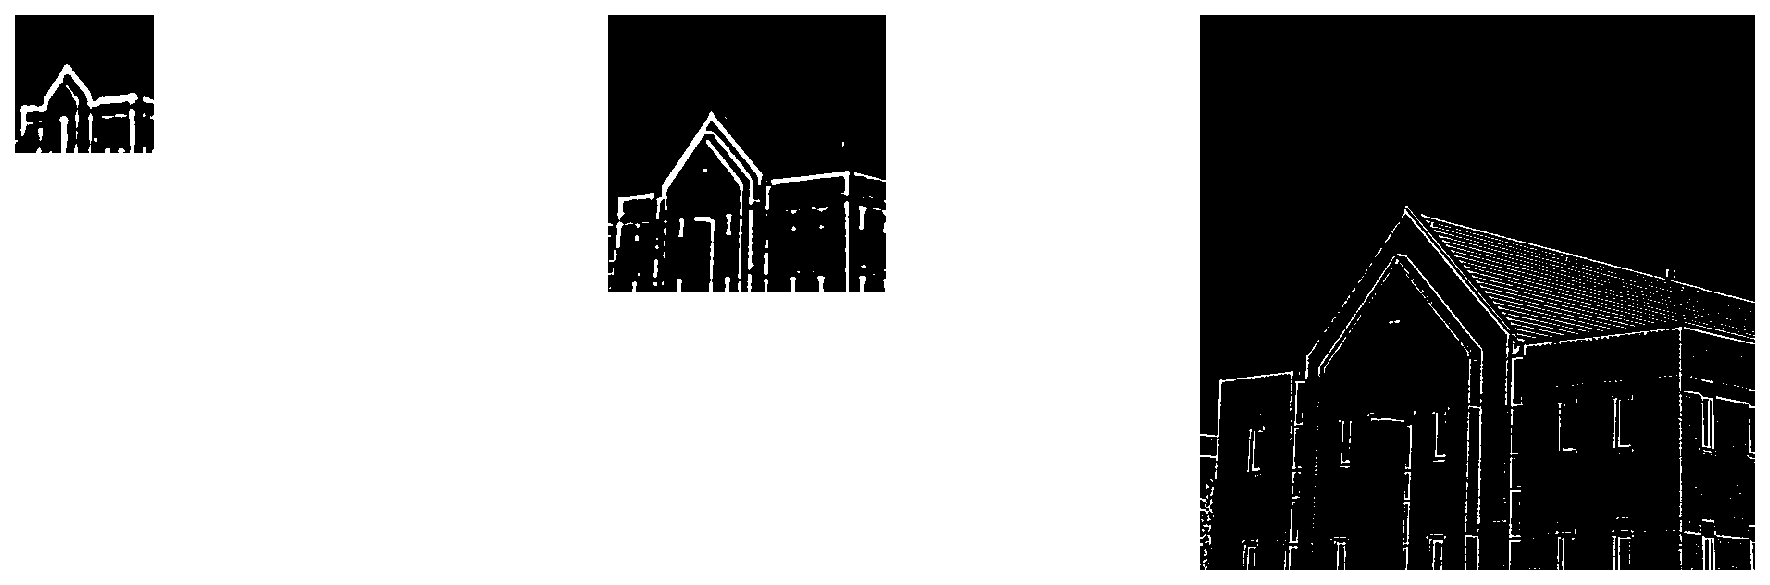

This chart was generated by the following Python code:
"""Figure 12.58 - Difference of Gaussians."""

from __future__ import annotations

import os
import numpy as np
import matplotlib.pyplot as plt
from scipy import ndimage
from libDIPUM.data_path import dip_data


def gaussian_kernel(size: int, sigma: float) -> np.ndarray:
    size = int(size)
    if size < 1:
        size = 1
    # Match fspecial-style centered kernel for odd/even sizes.
    r = (size - 1) / 2.0
    x = np.linspace(-r, r, size)
    y = np.linspace(-r, r, size)
    xx, yy = np.meshgrid(x, y)
    k = np.exp(-(xx**2 + yy**2) / (2.0 * sigma * sigma))
    s = k.sum()
    if s != 0:
        k = k / s
    return k


def im2uint8_from_double(a: np.ndarray) -> np.ndarray:
    # MATLAB im2uint8 behavior for double input: clamp to [0,1], then scale.
    return np.uint8(np.clip(a, 0.0, 1.0) * 255.0)


def im2double(a: np.ndarray) -> np.ndarray:
    arr = np.asarray(a)
    if np.issubdtype(arr.dtype, np.floating):
        out = arr.astype(np.float64)
        # Defensive normalization for float images encoded in [0,255].
        if out.size and out.max() > 1.0:
            out = out / 255.0
        return out
    if np.issubdtype(arr.dtype, np.integer):
        info = np.iinfo(arr.dtype)
        if info.min < 0:
            return (arr.astype(np.float64) - info.min) / (info.max - info.min)
        return arr.astype(np.float64) / info.max
    if arr.dtype == np.bool_:
        return arr.astype(np.float64)
    return arr.astype(np.float64)


print("Running Figure1258...")

# Parameters
k = np.sqrt(2.0)
sdev = k / 2.0
T = 3

# Data
img_path = dip_data('building-600by600.tif')
f1 = plt.imread(img_path)
if f1.ndim == 3:
    f1 = f1[..., 0]
f1 = im2double(f1)

nr, nc = f1.shape
f2 = f1[::2, ::2]
f3 = f2[::2, ::2]

# Octave 1
sig = np.zeros(5, dtype=np.float64)
sig[0] = sdev
sig[1] = k * sig[0]
for i in range(2, 5):
    sig[i] = k * sig[i - 1]

oct1 = np.zeros((f1.shape[0], f1.shape[1], 5), dtype=np.float64)
for i in range(5):
    w = gaussian_kernel(int(np.ceil(6 * sig[i])), sig[i])
    oct1[:, :, i] = ndimage.convolve(f1, w, mode="nearest")

# Octave 2
sig[0] = 2 * sdev
sig[1] = k * sig[0]
for i in range(2, 5):
    sig[i] = k * sig[i - 1]

oct2 = np.zeros((f2.shape[0], f2.shape[1], 5), dtype=np.float64)
for i in range(5):
    w = gaussian_kernel(int(np.ceil(6 * sig[i])), sig[i])
    oct2[:, :, i] = ndimage.convolve(f2, w, mode="nearest")

# Octave 3
sig[0] = 4 * sdev
sig[1] = k * sig[0]
for i in range(2, 5):
    sig[i] = k * sig[i - 1]

oct3 = np.zeros((f3.shape[0], f3.shape[1], 5), dtype=np.float64)
for i in range(5):
    w = gaussian_kernel(int(np.ceil(3 * sig[i])), sig[i])
    oct3[:, :, i] = ndimage.convolve(f3, w, mode="nearest")

# Difference of Gaussians
DoG1 = oct1[:, :, 2] - oct1[:, :, 1]
DoG2 = oct2[:, :, 2] - oct2[:, :, 1]
DoG3 = oct3[:, :, 2] - oct3[:, :, 1]

DoG18 = im2uint8_from_double(DoG1)
DoG28 = im2uint8_from_double(DoG2)
DoG38 = im2uint8_from_double(DoG3)

fig, axes = plt.subplots(1, 3, figsize=(12, 4))

# Keep the same order as MATLAB code.
for ax, img in zip(axes, [DoG38 > T, DoG28 > T, DoG18 > T]):
    h, w = img.shape
    ax.imshow(
        img,
        cmap="gray",
        interpolation="nearest",
        origin="upper",
        extent=(1, w, h, 1),
    )
    ax.set_xlim(1, nc)
    ax.set_ylim(nr, 1)
    ax.axis("off")

fig.tight_layout()
out_path = os.path.join(os.path.dirname(__file__), "Figure1258.png")
fig.savefig(out_path, dpi=150, bbox_inches="tight")
print(f"Saved {out_path}")
plt.show()
